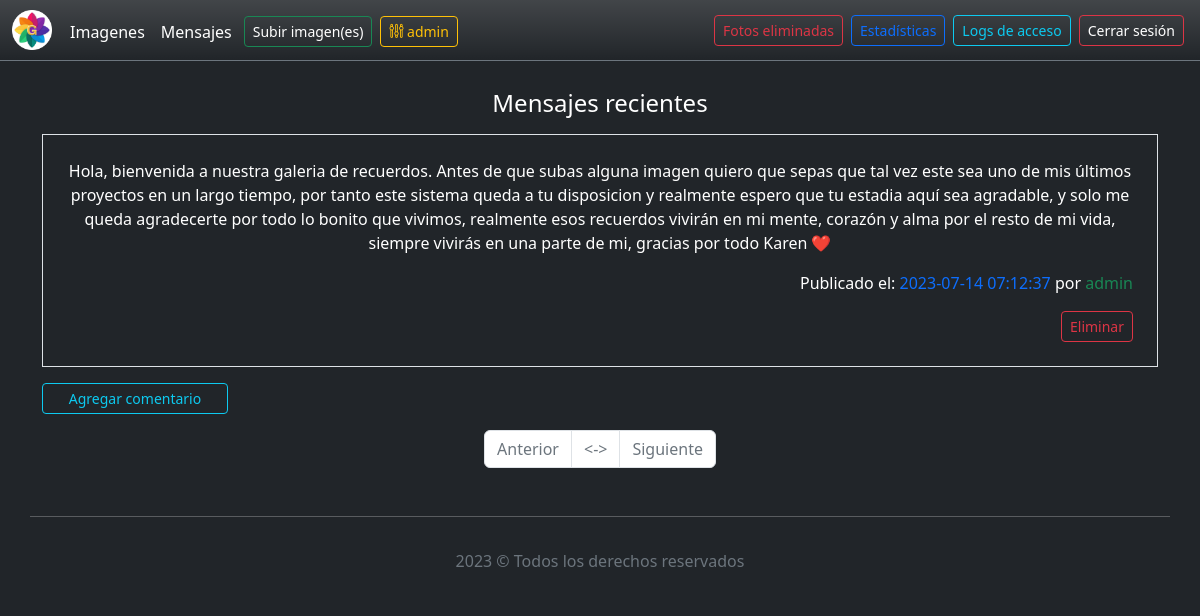
The page /mensajes/1 (signed in) on the database as committed earlier.
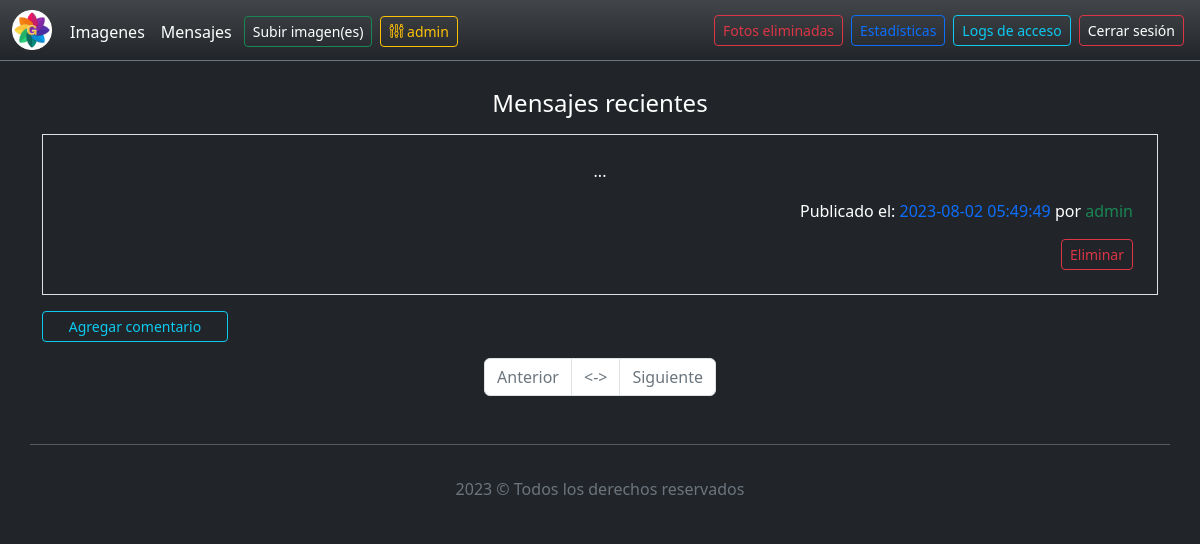
The same page on the database as committed later.
### tables this page shows
CREATE TABLE `mensajes` (
  `id_mensaje` int(11) NOT NULL,
  `id_usuario` int(11) NOT NULL,
  `mensaje` text NOT NULL,
  `fecha_publicacion` timestamp NOT NULL DEFAULT current_timestamp() ON UPDATE current_timestamp(),
  `visibilidad` tinyint(1) NOT NULL
);

CREATE TABLE `usuarios` (
  `id_usuario` int(11) NOT NULL,
  `nombre_usuario` text NOT NULL,
  `password` varchar(200) NOT NULL,
  `salt` varchar(200) NOT NULL DEFAULT 'sgdvasgnf',
  `telefono` text NOT NULL DEFAULT 'No agregado',
  `imagen_perfil` text NOT NULL DEFAULT 'default.png',
  `fecha_creacion` timestamp NOT NULL DEFAULT current_timestamp() ON UPDATE current_timestamp(),
  `rol` varchar(100) NOT NULL DEFAULT 'usuario',
  `passcode` text NOT NULL,
  `owner` tinyint(1) NOT NULL DEFAULT 0
);

### messages.php (the view, shortened to what this page needs)
<?php require_once "resources/header.php"; ?>
<?php require_once "resources/nav_bar.php"; ?>
<?php
echo "<h4 class='text-center my-2'>Mensajes recientes</h4>";
$consult_total_msg = "SELECT * FROM mensajes WHERE visibilidad = 1";
$result_total_msg = mysqli_query($conn, $consult_total_msg);
$num_pages = null;
if (mysqli_num_rows($result_total_msg) > 0) {
    $max_loaded_msg = 3;
    $start = ($_GET['pag'] - 1) * $max_loaded_msg;
    $total_msg = mysqli_num_rows($result_total_msg);
    $num_pages = ceil($total_msg / $max_loaded_msg);
    $consult_get_msg = "SELECT * FROM mensajes AS m INNER JOIN usuarios AS u ON m.id_usuario = u.id_usuario WHERE m.visibilidad = 1 LIMIT $start,$max_loaded_msg";
    $result_get_msg = mysqli_query($conn, $consult_get_msg);
    $rows = mysqli_fetch_all($result_get_msg, MYSQLI_ASSOC);
    foreach($rows as $row) {
        $message_id = $row['id_mensaje'];
        $username = $row['nombre_usuario'];
        $message = $row['mensaje'];
        $date_published = $row['fecha_publicacion'];
        if ($username == $_SESSION['nombre_usuario']) {
            echo "
            <div class='container border p-4 text-center g-2'>
                <p>$message</p>
                <p class='text-end'>Publicado el: <span class='text-primary'>$date_published</span> por <span class='text-success'>$username</span></p>
                <form action='' class='text-end' method='POST' id='delete_msg_form'>
                    <input type='hidden' name='id_msg' value='$message_id'>
                </form>
                <div class='text-end'>
                    <button class='text-end btn btn-sm btn-outline-danger' onclick='alert_delete_message(\"$message_id\")'>Eliminar</button>
                </div>
            </div>";
        } else {
            echo "
            <div class='container border p-4 text-center g-2'>
                <p>$message</p>
                <p class='text-end'>Publicado el: <span class='text-primary'>$date_published</span> por <span class='text-success'>$username</span></p>
            </div>";
        }
    }
}
?>
<span class='btn btn-sm btn-outline-info mt-3 col-md-2' data-bs-toggle='modal' data-bs-target='#exampleModal'>Agregar comentario</span>
<nav aria-label="Page navigation example" class="mt-3">
    <ul class="pagination justify-content-center">
        <li class="page-item <?php if ($_GET['pag'] == 1) echo 'disabled'; ?>"><a class="page-link" href="mensajes/<?php echo $_GET['pag']-1; ?>">Anterior</a></li>
        <li class='page-item disabled'><span class='page-link'><-></span></li>
        <li class="page-item <?php if ($_GET['pag'] == $num_pages || $num_pages == null) echo 'disabled'; ?>"><a class="page-link" href="mensajes/<?php echo $_GET['pag']+1; ?>">Siguiente</a></li>
    </ul>
</nav>
<?php require_once "resources/footer.php"; ?>

Rows that differ between the two databases and show on the page:
changed mensajes "admin": mensaje "Hola, bienvenida a nuestra galeria de recuerdos. Antes de que subas alguna imagen quiero que sepas que tal vez este sea uno de mis últimos proyectos en un largo tiempo, por tanto este sistema queda a tu disposicion y realmente espero que tu estadia aquí sea agradable, y solo me queda agradecerte por todo lo bonito que vivimos, realmente esos recuerdos vivirán en mi mente, corazón y alma por el resto de mi vida, siempre vivirás en una parte de mi, gracias por todo Karen ❤️" → "..."; fecha_publicacion "2023-07-14 07:12:37" → "2023-08-02 05:49:49"
